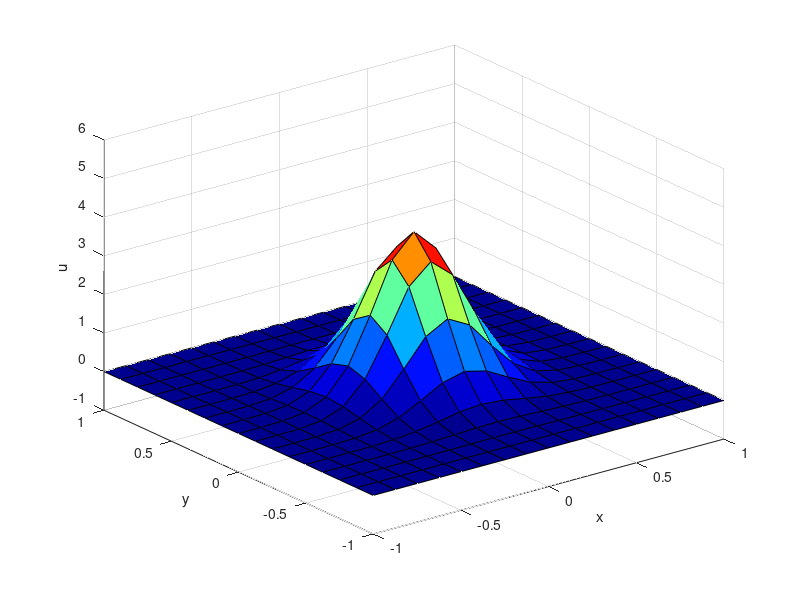

The MATLAB script that drew this image: (Note: this script raises an error after producing the figure.)
clc
clear
close all
tic()

%% preliminaries
colormap(jet);
m = 17;
n = m;
h = 2/m;
Int = linspace(-1,1,m);
[XX,YY] = meshgrid(Int,Int);
U_init = 4.*exp(-(XX.^2+YY.^2)./0.1);
U_init(1,:) = zeros(1,m);
U_init(m,:) = zeros(1,m);
U_init(:,1) = zeros(m,1);
U_init(:,m) = zeros(m,1);
U_init = reshape(U_init,m*n,1);
U = reshape(U_init,m*n,1);
delta_t = 0.0001;
num_steps = 2000;
coords = [-1 1 -1 1 -1 6];
%% 

%% Experiment

set(gcf, 'Position', [25, 25, 1600, 900])
surf(Int,Int,reshape(U_init,m,n))
xlabel('x')
ylabel('y')
zlabel('u')
axis(coords)
set(gca, 'nextplot','replacechildren', 'Visible','on');

nFrames = 471;
vidObj = VideoWriter('Heat_FD_Dirichlet.avi');
vidObj.Quality = 100;
vidObj.FrameRate = 20;
open(vidObj);
writeVideo(vidObj, getframe(gcf));

%% 4th order Adams-Bashforth Adams-Moulton Predictor Corrector
ode_rhs_fun = @(x)Heat_RHS_Dirichlet(x,h,h,m,n);
[U,F] = RK4_auto_start(ode_rhs_fun,U_init,delta_t);

for ii=1:num_steps
    [U,F] = ABMPC4_auto(U,F,ode_rhs_fun,delta_t);
    if mod(ii,10)==4
        surf(Int,Int,reshape(U,m,n))
        xlabel('x')
        ylabel('y')
        zlabel('u')
        axis(coords)
        drawnow()
        writeVideo(vidObj, getframe(gcf));
    end
end
%%

%% 4th order Runge Kutta solver
% ode_rhs_fun = @(x)Heat_RHS_Dirichlet(x,h,h,m,n);
% 
% for ii=1:num_steps
%     U = RK4_auto(U,ode_rhs_fun,delta_t);
%     if mod(ii,10)==4
%         surf(Int,Int,reshape(U,m,n))
%         xlabel('x')
%         ylabel('y')
%         zlabel('u')
%         axis(coords)
%         drawnow()
%         writeVideo(vidObj, getframe(gcf));
%     end
% end
%%

close(vidObj);

toc()